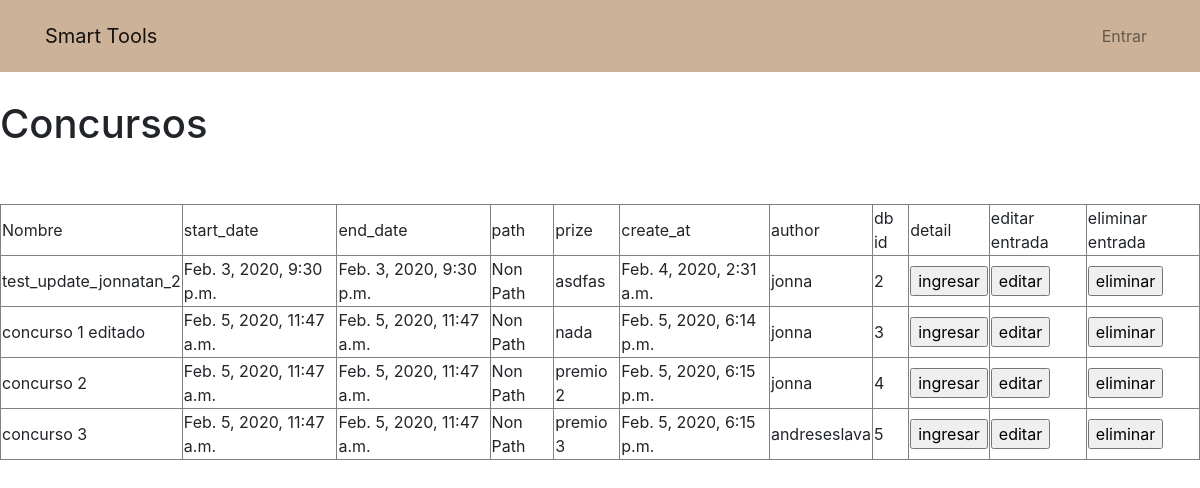
The page /contest_list on the database its author committed.
### contests/models.py (models this page shows, shortened)
class Contest(models.Model):
    name = models.CharField(max_length=150, default='Non Name')
    startDate = models.DateTimeField(default=datetime.now())
    endDate = models.DateTimeField(default=datetime.now())
    path = models.CharField(max_length=8, default='Non Path')
    prize = models.CharField(max_length=500, null=True)
    created_at = models.DateTimeField(auto_now_add=False)
    logo = models.FileField(upload_to='logos',null=True)
    author = models.ForeignKey(settings.AUTH_USER_MODEL, on_delete=models.CASCADE, null=False, blank=False, default=1)

### contests/views.py (the view)
# urls.py: url('contest_list', views.ContestListView.as_view(model=Contest), name='contest-list'),
class ContestListView(ListView):
    model = ContestForm
    context_object_name = "tutorials"

### contests/templates/contests/contest_list.html
{% extends 'template-out.html' %}
{% block content %}
<div>
    <h1>Concursos </h1>
</div>
<div>
    <br>
    <br>
    <table border="1px">
        <td>Nombre</td>
        <td>start_date</td>
        <td>end_date</td>
        <td>path</td>
        <td>prize</td>
        <td>create_at</td>
        <td>author</td>
        <td>db id</td>
        <td>detail</td>
        <td>editar entrada</td>
        <td>eliminar entrada</td>
        {% for tut in tutorials %}
        <tr>
            <td>{{tut.name}}</td>
            <td>{{tut.startDate}}</td>
            <td>{{tut.endDate}}</td>
            <td>{{tut.path}}</td>
            <td>{{tut.prize}}</td>
            <td>{{tut.created_at}}</td>
            <td>{{tut.author}}</td>
            <td>{{tut.id}}</td>
            <td><a href="{% url 'contest-object-list' tut.id %}"><input type="button" value="ingresar"></a></td>
            <td><a href="{% url 'contest-update' tut.id %}"><input type="button" value="editar"></a></td>
            <td><a href="{% url 'contest-delete' tut.id %}"><input type="button" value="eliminar"></a></td>
        </tr>
        {% endfor %}
    </table>
</div>
{% endblock %}

### rows shown on the page
Contest: name "test_update_jonnatan_2", startDate "Feb. 3, 2020, 9:30 p.m.", endDate "Feb. 3, 2020, 9:30 p.m.", path "Non Path", prize "asdfas", created_at "Feb. 4, 2020, 2:31 a.m.", author "jonna", id "2"
Contest: name "concurso 1 editado", startDate "Feb. 5, 2020, 11:47 a.m.", endDate "Feb. 5, 2020, 11:47 a.m.", path "Non Path", prize "nada", created_at "Feb. 5, 2020, 6:14 p.m.", author "jonna", id "3"
Contest: name "concurso 2", startDate "Feb. 5, 2020, 11:47 a.m.", endDate "Feb. 5, 2020, 11:47 a.m.", path "Non Path", prize "premio 2", created_at "Feb. 5, 2020, 6:15 p.m.", author "jonna", id "4"
Contest: name "concurso 3", startDate "Feb. 5, 2020, 11:47 a.m.", endDate "Feb. 5, 2020, 11:47 a.m.", path "Non Path", prize "premio 3", created_at "Feb. 5, 2020, 6:15 p.m.", author "andreseslava", id "5"
